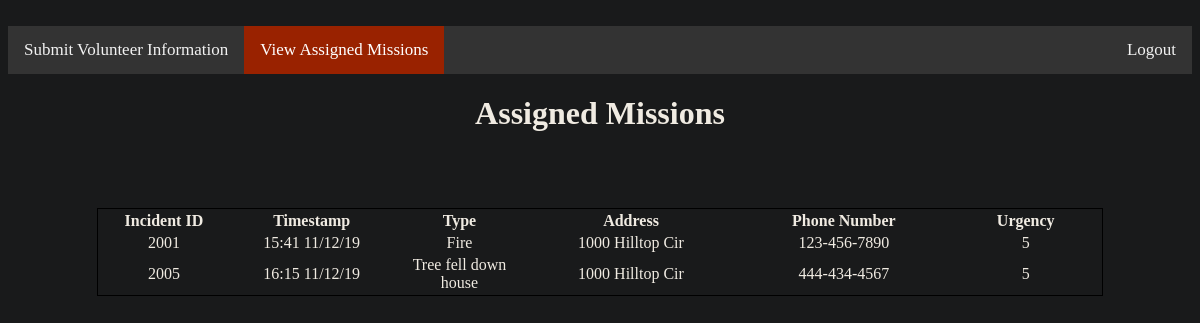
Screenshot of /volunteerPanel with the database file from the repository.
### tables this page shows
CREATE TABLE Call (callID INT (4, 4) PRIMARY KEY UNIQUE, date TEXT NOT NULL, time TEXT NOT NULL, emergency TEXT NOT NULL, operID INT (4, 4) REFERENCES CallOperator (operID), vID INT REFERENCES Victim (vID) UNIQUE);

CREATE TABLE Victim (name TEXT, address TEXT NOT NULL, city TIME NOT NULL, state TEXT NOT NULL, zipCode INT (5, 5) NOT NULL, phone TEXT, vID INT (4, 4) PRIMARY KEY UNIQUE);

### Prototype/views.py (the view)
@app.route('/volunteerPanel')
def volunteerPanel():
    if USER == "Admin":
        return render_template("volunteerPanel.html", length=0)
    mID = getMID(NAME)[0][0]
    if mID == None:
        print("IS NULL")
        return render_template("volunteerPanel.html", length=0)
    eList = getEventList(mID)[0][0]
    eID = eList.split(", ")
    callID = []
    vicID = []
    urgency = []
    for i in range(len(eID)):
        id = getcallID(eID[i])[0][0]
        callID.append(id)
    for i in range(len(eID)):
        id = getVicID(eID[i])[0][0]
        u = getUrgency(eID[i])[0][0]
        urgency.append(u)
        vicID.append(id)
    callInfo = []
    vicInfo = []
    for i in range(len(callID)):
        info = getCallInfo(callID[i])
        callInfo.append(info)
    for i in range(len(vicID)):
        info = getVicInfo(vicID[i])
        vicInfo.append(info)
    timestamp = []
    emergency = []
    address = []
    phone = []
    for i in range(len(callInfo)):
        timestamp.append(callInfo[i][0][2] + " " + callInfo[i][0][1])
        emergency.append(callInfo[i][0][3])
        address.append(vicInfo[i][0][1])
        phone.append(vicInfo[i][0][5])
    length = len(urgency)
    return render_template("volunteerPanel.html", length=length, id=eID, timestamp=timestamp, emergency=emergency, address=address, phone=phone, urgency=urgency)

### Prototype/views.py (called while the page is built)
def getMID(username):
    conn = sqlite3.connect("callCenter.db")
    cur = conn.cursor()
    mid = cur.execute('SELECT missionID FROM Volunteer WHERE username = ?', (username,))
    mid = cur.fetchall()
    conn.commit()
    cur.close()
    conn.close()
    return mid

def getEventList(missionID):
    conn = sqlite3.connect("callCenter.db")
    cur = conn.cursor()
    eList = cur.execute('SELECT incidentList FROM Mission WHERE missionID = ?', (missionID,))
    eList = cur.fetchall()
    conn.commit()
    cur.close()
    conn.close()
    return eList

def getcallID(eventID):
    conn = sqlite3.connect("callCenter.db")
    cur = conn.cursor()
    info = cur.execute('SELECT callID FROM Event WHERE eventID = ?', (eventID,))
    info = cur.fetchall()
    conn.commit()
    cur.close()
    conn.close()
    return info

def getVicID(eventID):
    conn = sqlite3.connect("callCenter.db")
    cur = conn.cursor()
    info = cur.execute('SELECT vID FROM Event WHERE eventID = ?', (eventID,))
    info = cur.fetchall()
    conn.commit()
    cur.close()
    conn.close()
    return info

def getCallInfo(callID):
    conn = sqlite3.connect("callCenter.db")
    cur = conn.cursor()
    info = cur.execute('SELECT * FROM Call WHERE callID = ?', (callID,))
    info = cur.fetchall()
    conn.commit()
    cur.close()
    conn.close()
    return info

def getVicInfo(vID):
    conn = sqlite3.connect("callCenter.db")
    cur = conn.cursor()
    info = cur.execute('SELECT * FROM Victim WHERE vID = ?', (vID,))
    info = cur.fetchall()
    conn.commit()
    cur.close()
    conn.close()
    return info

def getUrgency(eventID):
    conn = sqlite3.connect("callCenter.db")
    cur = conn.cursor()
    info = cur.execute('SELECT urgency FROM Event WHERE eventID = ?', (eventID,))
    info = cur.fetchall()
    conn.commit()
    cur.close()
    conn.close()
    return info

### Prototype/templates/volunteerPanel.html (shortened to what this page needs)
﻿<!DOCTYPE html>
<html>
<head>
    <link href="{{ url_for('static', filename='content/styleSheet.css') }}" rel="stylesheet" />
</head>
<body>
    <div class="navbar">
        <a href="/volunteer">Submit Volunteer Information</a>
        <a class="active" href="/volunteerPanel">View Assigned Missions</a>
        <a style="float:right" href="/logout">Logout</a>
    </div>
    <h1 style="text-align: center;">Assigned Missions</h1>
    <br />
    <br /><br />
    <form name="event" action="/volunteerPanel" method="post">
        <table id="tbl_Incident" style="width: 85%; margin: 0px auto 50px auto; border: 1px solid #000000;">
            <thead style="border: 1px solid #000000;">
                <tr style="border: 1px solid #000000;">
                    <th class="columnHeader" style="width: 60px;">Incident ID</th>
                    <th class="columnHeader" style="width: 60px;">Timestamp</th>
                    <th class="columnHeader" style="width: 60px;">Type</th>
                    <th class="columnHeader" style="width: 100px;">Address</th>
                    <th class="columnHeader" style="width: 100px;">Phone Number</th>
                    <th class="columnHeader" style="width: 70px;">Urgency</th>
                </tr>
            </thead>
            <tbody>
                {% for i in range(length) %}
                <tr class="data">
                    <td>{{id[i]}}</td>
                    <td>{{timestamp[i]}}</td>
                    <td>{{emergency[i]}}</td>
                    <td>{{address[i]}}</td>
                    <td>{{phone[i]}}</td>
                    <td>{{urgency[i]}}</td>
                {% endfor %}
            </tbody>
        </table>
    </form>
</body>
</html>

### Prototype/static/content/styleSheet.css (style rules this page uses)
.navbar { overflow: hidden; background-color: #333; }
.navbar a { float: left; color: #f2f2f2; text-align: center; padding: 14px 16px; text-decoration: none; font-size: 17px; }
.navbar a.active { background-color: #992200; color: white; }

### Prototype/templates/volunteerPanel.html (style rules this page uses)
.columnHeader { font-family: "Arial, Helvetica, sans-serif"; }
.data { text-align: center; }

### rows the page displays
Call: emergency "Fire"
Victim: address "1000 Hilltop Cir", phone "123-456-7890"
Call: emergency "Tree fell down house"
Victim: address "1000 Hilltop Cir", phone "444-434-4567"

### other values shown
{{ id[i] }} "2001" "2005"
{{ timestamp[i] }} "15:41 11/12/19" "16:15 11/12/19"
{{ urgency[i] }} "5" "5"
